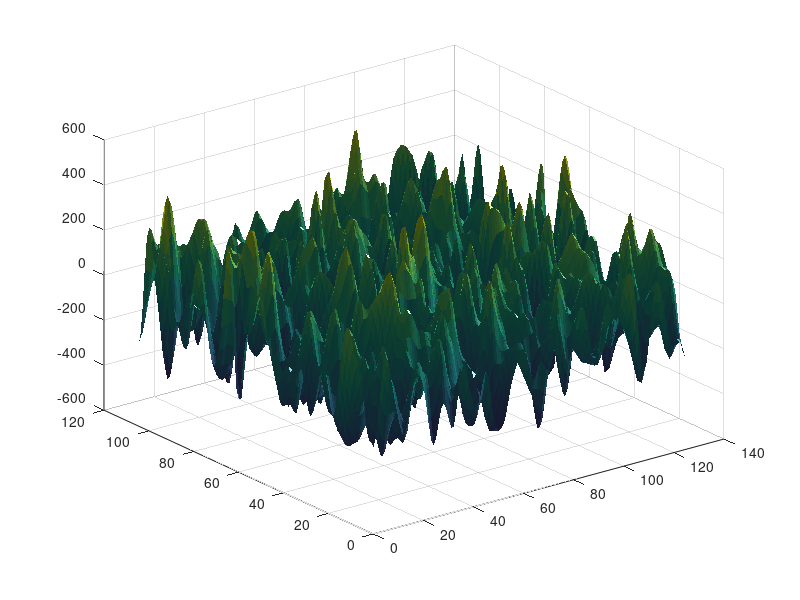

Source code (MATLAB): (Note: this script raises an error after producing the figure.)
%------------------------------------------------------------------------------
%-- Example of generating the interface file 
%------------------------------------------------------------------------------

clear

%------------------------------------------------------------------------------
%-- generate x and y
%------------------------------------------------------------------------------

%-- should 6 more than FD points due to ghosts points
nghost = 3;
nx = 126;
ny = 106;
x0 = 0.0;
y0 = 0.0;
dx = 100.0;
dy = 100.0;

x1d = [0 : nx-1] * dx + x0 - nghost * dx;
y1d = [0 : ny-1] * dy + y0 - nghost * dy;

%------------------------------------------------------------------------------
%-- generate or load topography
%------------------------------------------------------------------------------

topo = zeros(nx,ny);

%-- from https://www.mathworks.com/matlabcentral/answers/218806-random-gaussian-surface-generation
N = [nx ny]; % size in pixels of image
F = 10;        % frequency-filter width
[X,Y] = ndgrid(1:N(1),1:N(2));
i = min(X-1,N(1)-X+1);
j = min(Y-1,N(2)-Y+1);
H = exp(-.5*(i.^2+j.^2)/F^2);
Z = real(ifft2(H.*fft2(randn(N))));
Z = Z .* 1e3;
figure
surf(X,Y,Z,'edgecolor','none');
light;

%-- get from above surface
%for j = 1 : ny
%for i = 1 : nx
%  free_topo(i,j) = Z(i,j);
%end
%end
free_topo = Z;

%------------------------------------------------------------------------------
%-- generate grid interfaces
%------------------------------------------------------------------------------

%-- note: from bottom to top

num_of_interfaces = 4; 

% 1 less than num_of_interfaces, total cell should be nghost more than FD points
num_of_cell_per_layer = [ 43 10 10 ];
dz_is_equal_of_layer  = [ 1 0 1]; % 1:The grid spacing is equal; 0: Is not.
avg_dz_of_layer       = [ 100, 75, 50 ];
smooth_length         = [ 20, 5, 1, 1];

%-- use avg_dz and num_of_cell to esti z-axis of each interface
%-- last elem is the free surface
z_of_interfaces(num_of_interfaces) = 0;
for ilay = num_of_interfaces-1 : -1 : 1
  z_of_interfaces(ilay) = z_of_interfaces(ilay+1) ...
        - avg_dz_of_layer(ilay) * num_of_cell_per_layer(ilay);
end

%-- construct grid interfaces from free_topo and z_of_interfaces
grid_topo = zeros(nx,ny,num_of_interfaces);

%- first same to free surface
grid_topo(:,:,num_of_interfaces) = free_topo;

for ilay = num_of_interfaces-1 : -1 : 1
  %-- smooth free_topo 
  topo  = smooth2(free_topo, smooth_length(ilay));
  grid_topo(:,:,ilay) = topo + z_of_interfaces(ilay);
end

%------------------------------------------------------------------------------
%-- plot
%------------------------------------------------------------------------------

figure
hold off
for n = 1 : num_of_interfaces
    surf(x1d, y1d, permute(grid_topo(:,:,n),[2 1]));
    hold on
end

colorbar();
shading interp
% set(gca,'zdir','reverse')
set(gca,'fontsize',16)
ylabel('X');
xlabel('Y');
zlabel('Depth','fontsize',20);
set(gcf,'Position',[50 50 900 1000])
axis equal tight
box on

%==============================================================================
%-- write .gdlay file
%==============================================================================
gdlay_file = 'random_topo.gdlay'

fid=fopen(gdlay_file,'w'); % Output file name 

%-- first line: how many interfaces
fprintf(fid,'%6d\n',num_of_interfaces);

%-- second line: how many cells
for ilay = 1 : num_of_interfaces - 1
  fprintf(fid,' %6d',num_of_cell_per_layer(ilay) );
end
fprintf(fid,'\n');

%-- third line: is dz equal of each layer
for ilay = 1 : num_of_interfaces - 1
  fprintf(fid,' %6d',dz_is_equal_of_layer(ilay) );
end
fprintf(fid,'\n');

%-- 4th line: nx, ny
fprintf(fid,'%6d %6d\n',nx, ny);

%-- others: z of interfaces
for n = 1 : num_of_interfaces
for j = 1 : ny
for i = 1 : nx
    %-- seems the first layer is the deepest one
    fprintf(fid,'%12.2f %12.2f %12.2f\n', x1d(i), y1d(j), grid_topo(i,j,n) );
end
end
end

fclose(fid);
